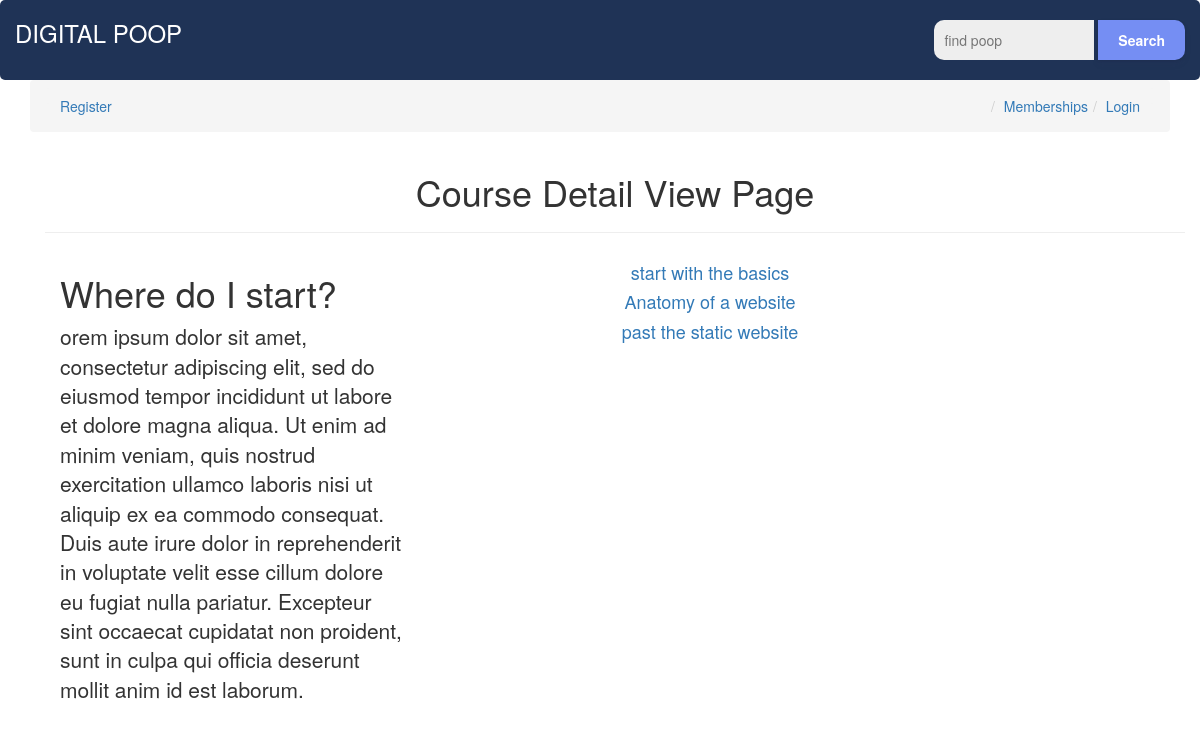
/courses/where_to_start, run on the app's committed database.
### courses/models.py (models this page shows, shortened)
class Course(models.Model):
    slug = models.SlugField()
    title = models.CharField(max_length=120)
    description = models.TextField()
    image = models.ImageField(null=True, blank=True)
    allowed_membership = models.ManyToManyField(Membership)
    @property
    def lessons(self): # grouping lessons with a course in a specific order
        return self.lesson_set.all().order_by('position')
    class Meta:
        db_table = 'Course'

class Lesson(models.Model):
    slug = models.SlugField()
    title = models.CharField(max_length=120)
    course = models.ForeignKey(Course, on_delete=models.SET_NULL, null=True)
    position = models.IntegerField()
    video_url = models.FileField(upload_to='videos/%Y/%m/$D/', null=True, blank=True)
    thumbnail = models.ImageField(null=True, blank=True)
    def get_absolute_url(self):
        return reverse('courses:lesson-detail', kwargs={'course_slug': self.course.slug, 'lesson_slug': self.slug})
    class Meta:
        db_table = 'Lesson'

### courses/views.py (the view)
# urls.py: path('<slug>', CourseDetailView.as_view(), name='detail'),
class CourseDetailView(DetailView):
    model = Course

### courses/templates/courses/course_detail.html
{% extends 'courses/base.html' %}
{% block content %}
<div class="container">
    <div class="row">
            <h1 class="text-center">Course Detail View Page</h1>
            <hr>
        <div class="col-sm-4 col-md-4">
            <h1>{{ object.title }}</h1>
            <p class="lead">{{ object.description }}</p>
            </div>
            <div class="col-sm-6 col-md-6">
            <table class="table table-bordered">
             <tbody>
                {% for lesson in object.lessons %}
                <tr class="active">
                  <a href="{{ lesson.get_absolute_url }}">
                     <h4 class="text-center">{{ lesson.title }}</h4>
                  </a>
                </tr>
                {% endfor %}
             </tbody>
        </table>
        </div>
    </div>
</div>
{% endblock content%}

### memberships/static/css/main.css (style rules this page uses)
html { box-sizing: border-box; }
.row { margin-left:auto; margin-right:auto; }

### data on the page
Course: title "Where do I start?", description "orem ipsum dolor sit amet, consectetur adipiscing elit, sed do eiusmod tempor incididunt ut labore et dolore magna aliqua. Ut enim ad minim veniam, quis nostrud exercitation ullamco laboris nisi ut aliquip ex ea commodo consequat. Duis aute irure dolor in reprehenderit in voluptate velit esse cillum dolore eu fugiat nulla pariatur. Excepteur sint occaecat cupidatat non proident, sunt in culpa qui officia deserunt mollit anim id est laborum."
Lesson: title "start with the basics"
Lesson: title "Anatomy of a website"
Lesson: title "past the static website"
